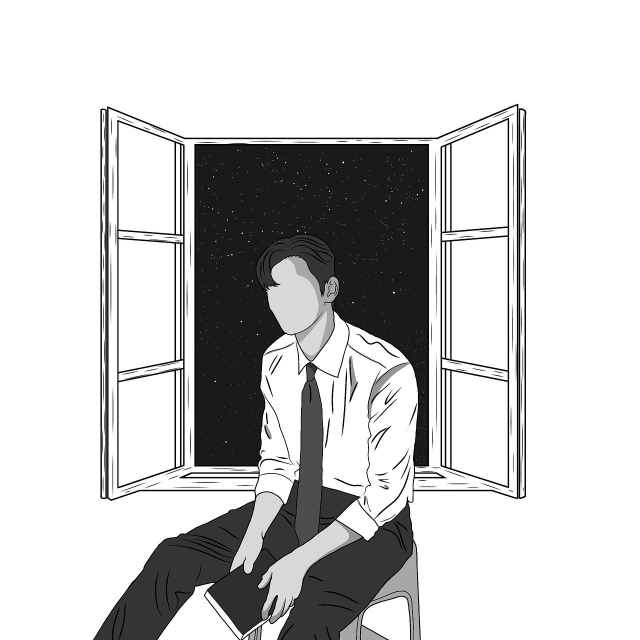
#> input picture sample.jpg, 1280 x 1280 px, found by its file name (shown at 1/2 size)
$ python '1316최현수-85.py'
#> lines starting #> are read from the running program, lines starting #| are printed output that depends on the picture
# 라이브러리 설치
# pip install pillow

# 이미지 모듈 호출
from PIL import Image

# 이미지 열기
img = Image.open("sample.jpg") # 같은 폴더에 있는 이미지
#> img is the input picture: PIL image 1280x1280 RGB; min 0, max 255, mean 202.9
img.show() # 기본 이미지 뷰어로 열기

# 이미지 정보 확인
print("이미지 크기 : ", img.size) # 크기는 튜플형(가로, 세로)
#| 이미지 크기 :  (1280, 1280)
print("이미지 형식 : ", img.format) # JPEG, PNG 등
#| 이미지 형식 :  JPEG
print("이미지 모드 : ", img.mode) # RGB, L(흑백) 등
#| 이미지 모드 :  RGB

# 이미지 크기 조절
resized = img.resize((200,200))
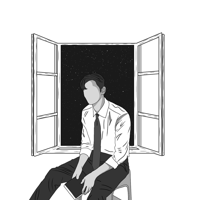
#> resized: PIL image 200x200 RGB; min 10, max 255, mean 202.6
resized.show()

# 이미지 회전
rotated = img.rotate(90)
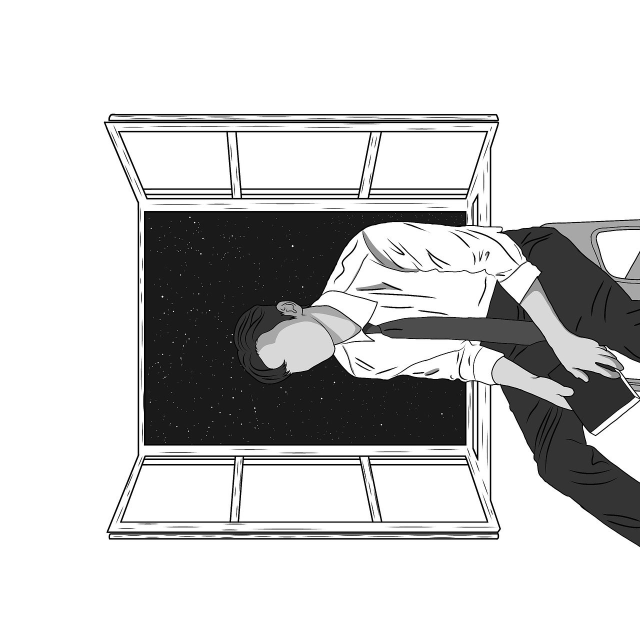
#> rotated: PIL image 1280x1280 RGB (shown at 1/2 size); min 0, max 255, mean 202.9
rotated.show()

# 이미지 흑백 변환
gray = img.convert("L")
gray.show()

# 이미지 저장
gray.save("gray_sample.jpg")
